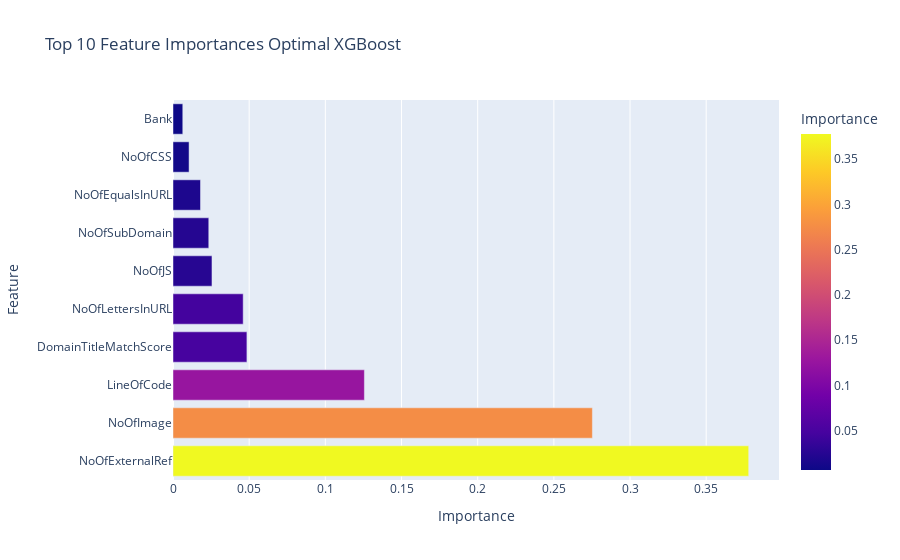

Source (notebook cell):
### Markdown cell above
### Feature Importance

### Code cell
# pulling the best model from GridSearchCV
best_xgb = xgb_grid.best_estimator_.named_steps['clf']

# getting feature importances and used features
importances = best_xgb.feature_importances_
features = best_xgb.feature_names_in_

# building a DF
fi_df = pd.DataFrame({'Feature': features, 'Importance': importances})

# sorting and keeping the top 10 for readibility
fi_df = fi_df.sort_values('Importance', ascending=False).head(10).sort_values('Importance')

# plotting using Plotly
import plotly.express as px
fig = px.bar(fi_df, x='Importance', y='Feature',
             orientation='h',
             title='Top 10 Feature Importances Optimal XGBoost',
             color='Importance')
fig.update_layout(yaxis=dict(autorange='reversed'))
fig.show()

### Figure 1 — Plotly figure (JSON) as saved in the notebook; plotly's stock layout.template omitted (floating-point values rounded to 4 significant figures)
{"data": [{"alignmentgroup": "True", "hovertemplate": "Importance=%{marker.color}<br>Feature=%{y}<extra></extra>", "legendgroup": "", "marker": {"color": [0.006423, 0.01055, 0.01805, 0.02348, 0.02559, 0.04607, 0.04852, 0.1256, 0.2753, 0.3779], "coloraxis": "coloraxis", "pattern": {"shape": ""}}, "name": "", "offsetgroup": "", "orientation": "h", "showlegend": false, "textposition": "auto", "type": "bar", "x": [0.006423, 0.01055, 0.01805, 0.02348, 0.02559, 0.04607, 0.04852, 0.1256, 0.2753, 0.3779], "xaxis": "x", "y": ["Bank", "NoOfCSS", "NoOfEqualsInURL", "NoOfSubDomain", "NoOfJS", "NoOfLettersInURL", "DomainTitleMatchScore", "LineOfCode", "NoOfImage", "NoOfExternalRef"], "yaxis": "y"}], "layout": {"barmode": "relative", "coloraxis": {"colorbar": {"title": {"text": "Importance"}}, "colorscale": [[0, "#0d0887"], [0.1111, "#46039f"], [0.2222, "#7201a8"], [0.3333, "#9c179e"], [0.4444, "#bd3786"], [0.5556, "#d8576b"], [0.6667, "#ed7953"], [0.7778, "#fb9f3a"], [0.8889, "#fdca26"], [1, "#f0f921"]]}, "legend": {"tracegroupgap": 0}, "title": {"text": "Top 10 Feature Importances Optimal XGBoost"}, "xaxis": {"anchor": "y", "domain": [0, 1], "title": {"text": "Importance"}}, "yaxis": {"anchor": "x", "autorange": "reversed", "domain": [0, 1], "title": {"text": "Feature"}}}}
